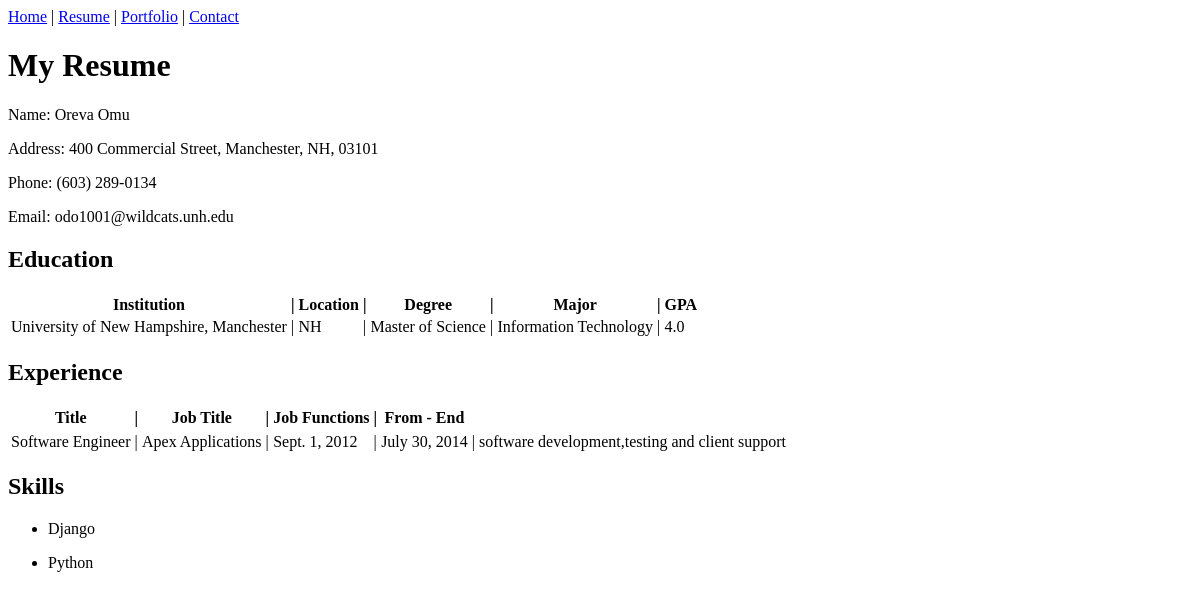
/resume, run on an earlier commit of the app's database.
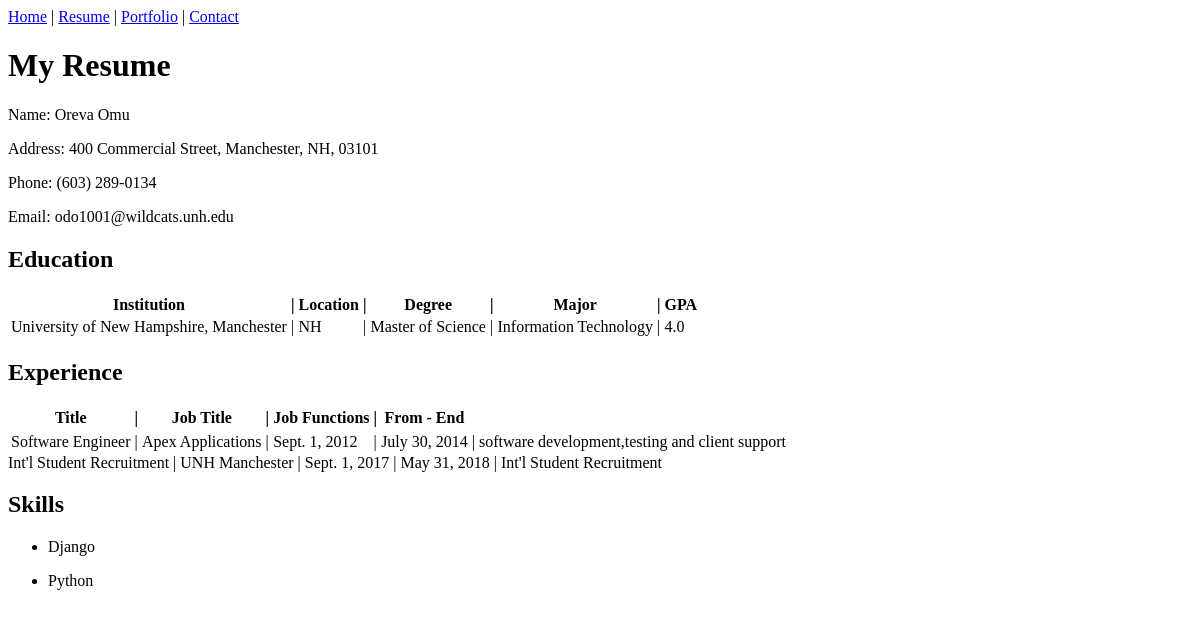
And on a later commit of the database.
### resume/models.py (models this page shows, shortened)
class Resume(models.Model):
    First_name = models.CharField(max_length=40,null=False,blank=False)
    Last_name = models.CharField(max_length=40,null=False,blank=False)
    def get_full_name(self):
        return"{} {}".format(self.First_name, self.Last_name)
    def get_experience(self):
        return self.experience_set.all()
    def get_education(self):
        return self.education_set.all()

class Education(models.Model):
    parent_resume = models.ForeignKey('Resume',on_delete=models.CASCADE, default=1)
    institution_name = models.CharField(max_length=100,null=False, blank=False)
    location = models.CharField(max_length=100,null=False, blank=False)
    degree = models.CharField(max_length=20,null=False, blank=False)
    major = models.CharField(max_length=100,null=False, blank=False)
    gpa = models.FloatField(null=False, blank=False)

class Experience(models.Model):
    parent_resume = models.ForeignKey('Resume',on_delete=models.CASCADE, default=1)
    title = models.CharField(max_length=100,null=False, blank=False)
    location = models.CharField(max_length=100,null=False, blank=False)
    start_date = models.DateField(null=False, blank=False)
    end_date = models.DateField(null=False, blank=False)
    description = models.TextField()

### resume/views.py (the view)
# urls.py: 2. Add a URL to urlpatterns:  path('', views.home, name='home')
def home(request):
    address = "400 Commercial Street, Manchester, NH, 03101"
    phone = "(603) 289-0134"
    email = "odo1001@wildcats.unh.edu"
    skills = ["Django","Python"]
    context = {}
    first_resume = Resume.objects.first()
    experiences = Experience.objects.order_by('title')
    context = {'my_addr':address,'my_phone':phone,"my_email":email,
    'my_skills':skills,'my_res':first_resume}
    return render(request,'resume/home.html',context)

### resume/templates/resume/home.html (shortened to what this page needs)
{% extends 'base.html' %}
{% load static %}
{% block content %}
	<h1>My Resume</h1>
	<p>Name: {{my_res.get_full_name}}</p>
	<p>Address: {{my_addr}}</p>
	<p>Phone: {{my_phone}}</p>
	<p>Email: {{my_email}}</p>
	<h2>Education</h2>
	<table>
		<th>Institution</th>
		<th>|</th>
		<th>Location</th>
		<th>|</th>
		<th>Degree</th>
		<th>|</th>
		<th>Major</th>
		<th>|</th>
		<th>GPA</th>
		{% for education in my_res.get_education %}
		<tr>
			<td>{{education.institution_name}}</td>
			<td>|</td>
			<td>{{education.location}}</td>
			<td>|</td>
			<td>{{education.degree}}</td>
			<td>|</td>
			<td>{{education.major}}</td>
			<td>|</td>
			<td>{{education.gpa}}</td>
		</tr>
	</table>
	{% endfor %}
	<h2>Experience</h2>
	<table>
		<th>Title</th>
		<th>|</th>
		<th>Job Title</th>
		<th>|</th>
		<th>Job Functions</th>
		<th>|</th>
		<th>From - End</th>
		<tr>
		<tr>
		{% for experience in my_res.get_experience %}
			<td>{{experience.title}}</td>
			<td>|</td>
			<td>{{experience.location}}</td>
			<td>|</td>
			<td>{{experience.start_date}}</td>
			<td>|</td>
			<td>{{experience.end_date}}</td>
			<td>|</td>
			<td>{{experience.description}}</td>
		</tr>
	</table>
	{% endfor %}
	<h2>Skills</h2>
	{% for skills in my_skills %}
		<ul>
			<li>{{skills}}</li>
		</ul>
	{% endfor %}
{% endblock %}

### templates/base.html (shortened to what this page needs)
{% load static %}
<!DOCTYPE html>
<html>
  <head>
    <link rel='stylesheet' href="{% static 'css/style.css' %}" />
  </head>
  <body>
      <nav>
        <a href="{% url 'home' %}">Home</a> |
        <a href="{% url 'resume:home' %}">Resume</a> |
        <a href="{% url 'portfolio' %}">Portfolio</a> |
        <a href="{% url 'contact' %}">Contact</a>
      </nav>
      {% block content %}
      {% endblock %}
  </body>
</html>

What changed in the data, as far as the page shows it:
added Experience: title "Int'l Student Recruitment", location "UNH Manchester", start_date "Sept. 1, 2017", end_date "May 31, 2018", description "Int'l Student Recruitment"
